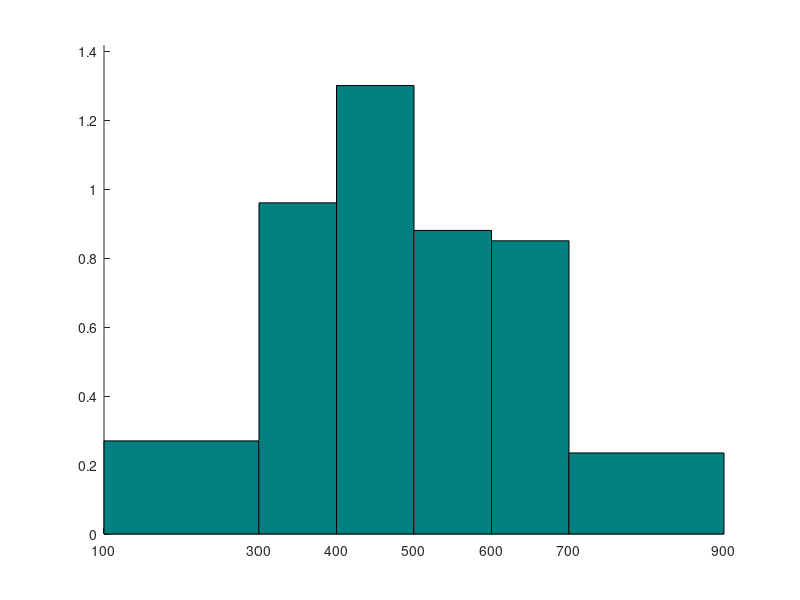

Reproduce this figure in MATLAB.
%=====================================================================
% EJERCICIO 3.1
% Matematica computacional para telecomunicaciones.
% Un enfoque practico con Octave y MATLAB.
% Irene Gomez Bueno y Pablo Guerrero Garcia.
%
% Ejecutar desde esta carpeta tras haber ejecutado iniciar.m en la raiz
% del repositorio.
%=====================================================================

disp('-----------')
disp('EJERCICIO 3.1')
disp('-----------')

disp('-----------')
disp('Apartado a)')
disp('-----------')
%Definicion de datos
n=[54, 96, 130, 88, 85, 47]; %frecuencias
Li=[100, 300, 400, 500, 600, 700, 900]; %extremos de los intervalos

%Calculo de puntos medios
x=(Li(1:end-1)+Li(2:end))/2;
%Calculo de amplitudes
a=diff(Li);
%Calculo de alturas en el histograma
h=n./a;

function barhistc(limits,heights)
    % (by Pablo Guerrero-Garcia <pablito@ctima.uma.es>, May 2025)
    % (   Dept. Applied Mathematics, University of Malaga, Spain)
    % Version adaptada: recibe todos los extremos de las clases (n+1 valores)
    widths = diff(limits); figure, hold on
    for currect=[limits(1:end-1);zeros(size(heights));widths;heights]
        rectangle('Position',currect','FaceColor',[0 0.5 0.5]);
    end; xticks(limits)
    axis([limits(1) limits(end) 0 min(heights)/2+max(heights)]), hold off
endfunction

disp('Grafica del histograma normalizado')

barhistc(Li,h), hold on;
%plot(x,h); %Descomentar si quiero el poligono de frecuencias
hold off;
%histograma sin normalizar, i.e., en funcion de ni y no de fi

disp('Calculo de la frecuencia acumulada')
nac=cumsum(n); [n' nac']

disp('-----------')
disp('Apartado b)')
disp('-----------')

disp('Cálculo de la moda')
[val,ind]=max(h);
d1=h(ind)-h(ind-1);
d2=h(ind)-h(ind+1);
Mo=Li(ind)+a(ind)*(d1/(d1+d2));
Mo

disp('Calculo de la mediana')
N=sum(n);
n2=N/2;
L=find(n2<nac); ind=L(1) % Encuentra el primer índice donde n2 < nac %O bien ind=find(n2<nac,1)
Me=Li(ind)+a(ind)*(n2-nac(ind-1))/n(ind);
Me

disp('Calculo de la media')
m1=sum(n.*x)/N;
media=m1;
media

disp('Calculo de la varianza')
m2=sum(n.*x.^2)/N;%segundo momento ordinario
varianza=m2-m1^2;
varianza

disp('-----------')
disp('Apartado c)')
disp('-----------')

disp('Calculemos el sesgo')
m3=sum(n.*x.^3)/N; %momento ordinario de orden 3
m3_central=m3-3*m2*m1+2*m1^3; %momento central de orden 3
s=sqrt(varianza); %desviacion tipica
sesgo=m3_central/s^3;
sesgo
